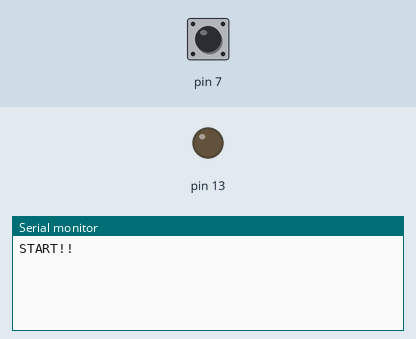
The sketch below on a simulated Arduino Uno, built with avr-gcc and run on an emulated ATmega328P. Parts: output pins drawn as LEDs (lit = HIGH), the last lines printed to the serial monitor. The test bench sets the inputs (shaded band); at power-on: pin 7 LOW.

Above: at 1.2 s.
1.3 s: pin 7 driven HIGH
At 2.2 s:
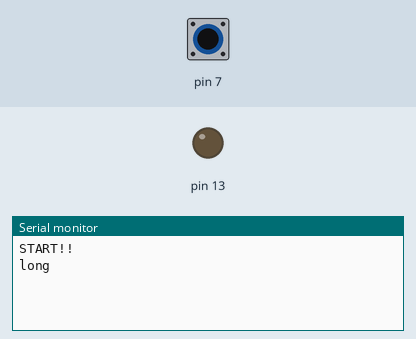
3.3 s: pin 7 driven LOW
At 4.5 s:
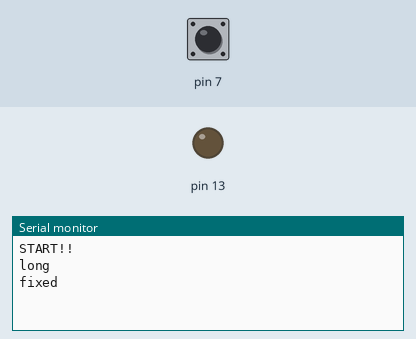
4.8 s: pin 7 pulsed HIGH 2 times (0.12 s each, 0.3 s apart)
At 6.1 s:
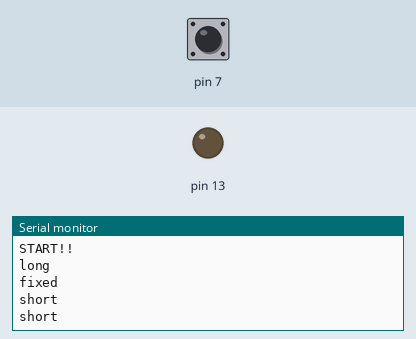

The sketch:

one_butt_test.ino
```cpp
int curstat = 0;  //當前狀態，以供後續比較
int futtime = 0;  //未來接著要進行檢測的那個時間
int reported = 0; //已經回報過了嗎？
void setup() {
  pinMode(7, INPUT);
  pinMode(13, OUTPUT);
  Serial.begin(9600);
  Serial.println("START!!");

}
void loop() {
  for (int i = 0; i < 1000; i++) {
    delay(100); //檢測頻率不用太高，浪費資源
    if (i == 999) {
      Serial.println(); //換行，表示資料有在更新
    }
    if (digitalRead(7) == HIGH) {
      if (curstat == 1 && i == futtime && reported == 0) {
        //如果前面已經是high，而且還沒回報過
        Serial.println("long");
        curstat = 0;
        reported = 1;
      }
      if (curstat == 0) {
        //前面沒有回報過，做個紀錄，之後再來看看
        futtime = i + 5;
        curstat = 1;
      }

    }
    if ((digitalRead(7) == LOW) && curstat == 1 ) {
      if(reported == 1){
        //這個綁在長按後面，用作清零
      Serial.println("fixed");
      reported = 0;
      curstat = 0;
      }
      else{
      Serial.println("short");
      curstat = 0;
      }

    }
  }
}
```

Measured:
- after the input at 1.3 s, the serial monitor: prints a new line after 0.50 s (image 1)
- after the input at 3.3 s, the serial monitor: prints a new line at once (image 2)
- after the input at 4.8 s, the serial monitor: prints a new line after 0.20 s (image 3)
